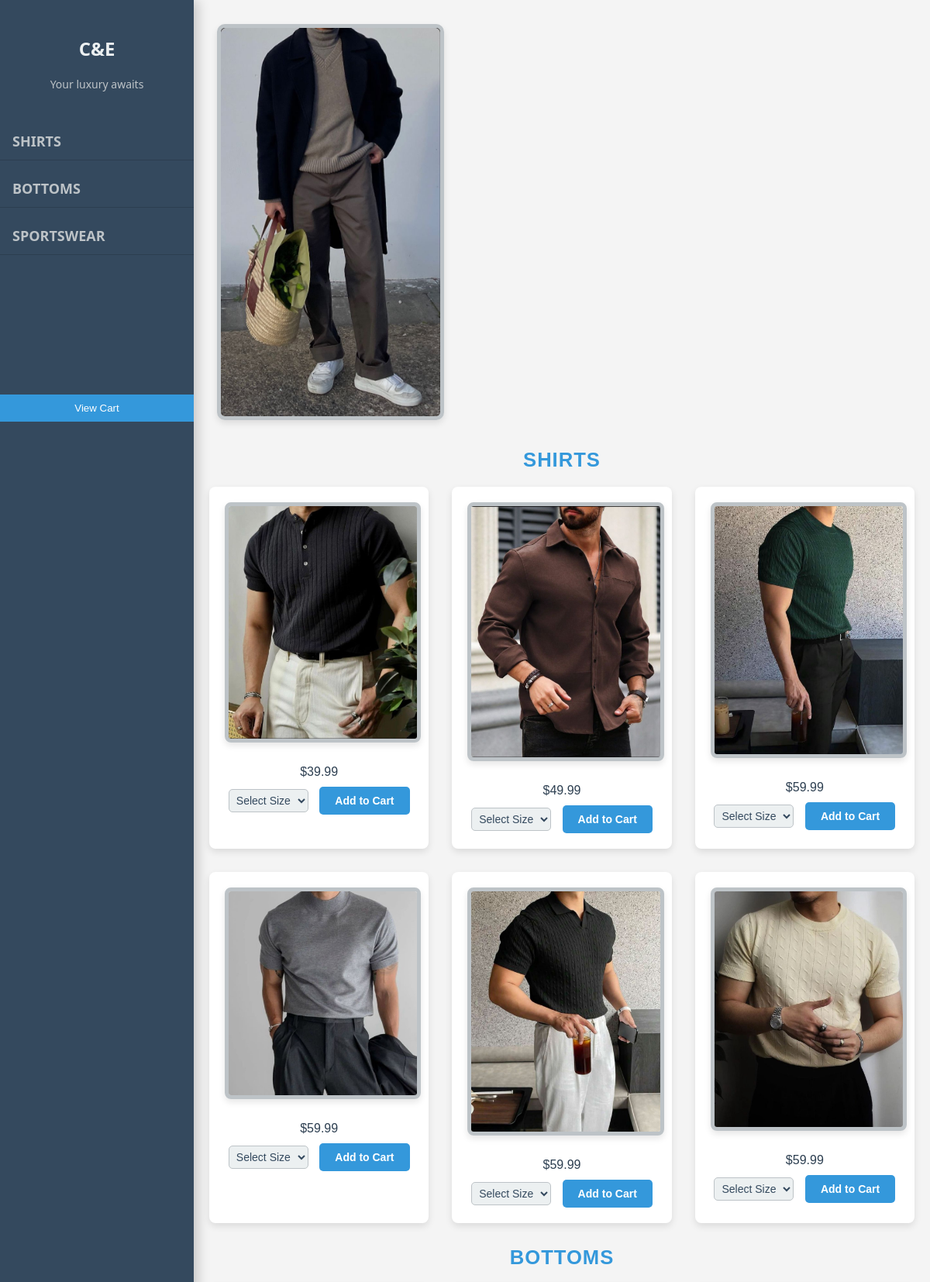
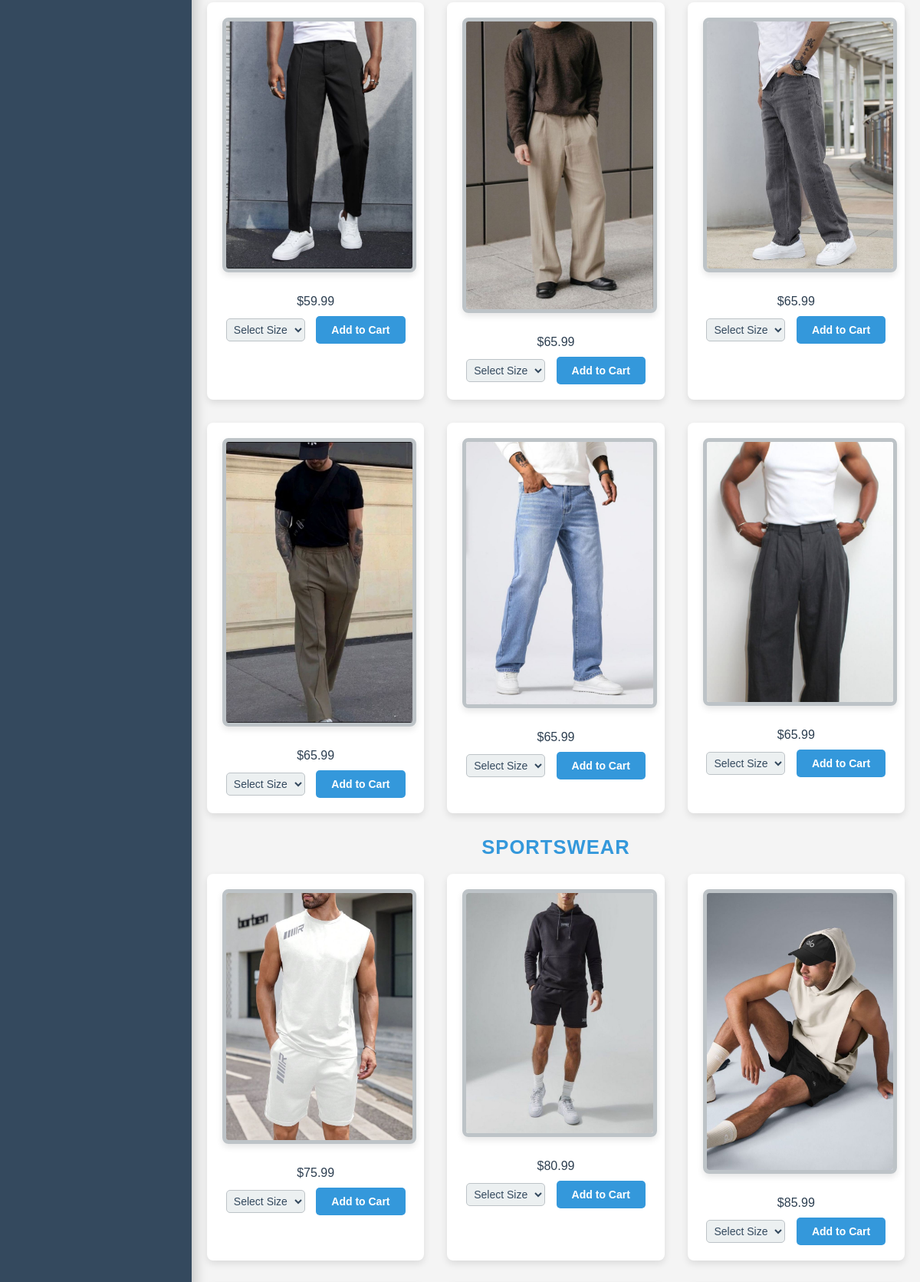
Page /men.php (upper part) on the committed database (2 pictures, top to bottom).
### tables this page shows
CREATE TABLE `products` (
  `product_id` int(11) NOT NULL,
  `name` varchar(100) DEFAULT NULL,
  `subcategory` varchar(100) DEFAULT NULL,
  `price` decimal(10,2) DEFAULT NULL,
  `image` varchar(255) DEFAULT NULL,
  `SizesAvailable` varchar(50) DEFAULT NULL,
  `stock_quantity` int(11) DEFAULT NULL,
  `category_id` int(11) DEFAULT NULL
);

### men.php (the view, shortened to what this page needs)
<?php
include('config.php');
function fetchProductsBySubcategory($subcategory, $categoryId = null) {
    global $conn;
    $sql = "SELECT * FROM products WHERE subcategory = '$subcategory'";
    if ($categoryId !== null) {
        $sql .= " AND category_id = $categoryId";
    }
    $result = mysqli_query($conn, $sql);
    if (mysqli_num_rows($result) > 0) {
        return mysqli_fetch_all($result, MYSQLI_ASSOC);
    } else {
        return [];
    }
}
$shirts = fetchProductsBySubcategory("Shirt");
$bottoms = fetchProductsBySubcategory("Pants", 2);
$sportswear = fetchProductsBySubcategory("Sportswear");
?>
<!DOCTYPE html>
<html lang="en">
<head>
  <link rel="stylesheet" href="menn.css">
</head>
<head>
</head>
<body>
  <div id="mySidebar" class="sidebar">
    <div class="logo-container">
      <h1>C&E</h1>
      <p>Your luxury awaits</p>
    </div>
    <ul class="category-list">
      <li><a href="#shirts-section">Shirts</a></li>
      <li><a href="#bottoms-section">Bottoms</a></li>
      <li><a href="#sportswear-section">Sportswear</a></li>
    </ul>
    <div id="cart">
      <a href="cart.php"><button id="view-cart-btn">View Cart</button></a>
    </div>
  </div>
  <div class="main-content">
    <div class="slideshow">
      <div class="slide fade">
        <img src="slide4.jpg" alt="Slide 1">
      </div>
    </div>
    <?php
    $categories = [
        "shirts" => $shirts,
        "bottoms" => $bottoms,
        "sportswear" => $sportswear
    ];
    foreach ($categories as $key => $products):
    ?>
    <div id="<?= $key ?>-section" class="category-title">
      <h2><?= ucfirst($key) ?></h2>
    </div>
    <div class="product-grid">
      <?php foreach ($products as $product): ?>
      <div class="product-item">
        <img src="images/<?= $product['image'] ?>" alt="<?= $product['name'] ?>">
        <p class="price">$<?= number_format($product['price'], 2) ?></p>
        <select class="size-select">
          <option value="" disabled selected>Select Size</option>
        </select>
        <button class="add-to-cart"
                data-product-id="<?= $product['product_id'] ?>"
                data-product-name="<?= htmlspecialchars($product['name']) ?>"
                data-product-price="<?= $product['price'] ?>">
          Add to Cart
        </button>
      </div>
      <?php endforeach; ?>
    </div>
    <?php endforeach; ?>
  </div>
</body>
</html>

### menn.css (style rules this page uses)
body { font-family: 'Arial', sans-serif; margin: 0; display: flex; min-height: 100vh; background-color: #f4f4f4; }
.sidebar { position: fixed; top: 0; left: 0; width: 250px; height: 100%; background-color: #34495e; padding-top: 30px; color: white; font-size: 18px; font-family: 'Segoe UI', Tahoma, Geneva, Verdana, sans-serif; box-shadow: 5px 0 15px rgba(0, 0, 0, 0.2); }
.sidebar .logo-container h1 { color: #ecf0f1; font-weight: 700; text-align: center; margin-bottom: 20px; font-size: 24px; }
.sidebar .logo-container p { color: #bdc3c7; font-size: 14px; text-align: center; }
.sidebar .category-list { list-style-type: none; padding: 0; margin-top: 40px; }
.sidebar .category-list li { margin: 12px 0; border-bottom: 1px solid #2c3e50; }
.sidebar .category-list a { color: #bdc3c7; text-decoration: none; font-weight: bold; padding: 12px; display: block; transition: background-color 0.3s ease, padding-left 0.3s ease, border-left 0.3s ease; border-left: 4px solid transparent; text-transform: uppercase; }
.main-content { margin-left: 250px; padding: 20px; }
.category-title h2 { font-size: 1.6rem; text-align: center; color: #3498db; margin-bottom: 20px; text-transform: uppercase; letter-spacing: 1px; }
.product-grid { display: grid; grid-template-columns: repeat(3, 1fr); gap: 30px; margin-bottom: 30px; }
.product-item { background-color: #fff; padding: 20px; text-align: center; border-radius: 8px; box-shadow: 0 4px 10px rgba(0, 0, 0, 0.1); transition: transform 0.3s ease, box-shadow 0.3s ease; }
.product-item img { max-width: 100%; border-radius: 8px; margin-bottom: 15px; }
.product-item p { font-size: 16px; margin: 10px 0; color: #2c3e50; }
.product-item select { margin-right: 10px; padding: 5px; font-size: 14px; border: 1px solid #bdc3c7; border-radius: 5px; }
.product-item button { background-color: #3498db; color: white; padding: 10px 20px; border: none; border-radius: 5px; cursor: pointer; font-weight: bold; font-size: 14px; transition: background-color 0.3s ease; }
#cart { text-align: center; font-size: 1.2rem; color: #3498db; margin-bottom: 10px; margin-top: 180px; }
#view-cart-btn { width: 100%; padding: 10px; background-color: #3498db; color: white; border: none; cursor: pointer; }
.slideshow { display: flex; justify-content: space-between; align-items: center; overflow: hidden; }
.slide { width: 33.33%; display: block; opacity: 0; transition: opacity 0.5s ease-in-out; padding: 10px; box-sizing: border-box; }
.fade { opacity: 1; }
img { width: 100%; height: auto; border: 5px solid #bdc3c7; border-radius: 10px; box-shadow: 0 4px 8px rgba(0, 0, 0, 0.1); }
html { scroll-behavior: smooth; }
.size-select { width: auto; padding: 8px; border: 1px solid #7f8c8d; border-radius: 4px; font-size: 14px; background-color: #ecf0f1; cursor: pointer; color: #34495e; }
.main-content { margin-left: 250px; padding: 20px; transition: margin-left 0.5s ease; }

### rows in the picture
products: image (picture), price "39.99"
products: image (picture), price "49.99"
products: image (picture), price "59.99"
products: image (picture), price "59.99"
products: image (picture), price "59.99"
products: image (picture), price "59.99"
products: image (picture), price "59.99"
products: image (picture), price "65.99"
products: image (picture), price "65.99"
products: image (picture), price "65.99"
products: image (picture), price "65.99"
products: image (picture), price "65.99"
products: image (picture), price "75.99"
products: image (picture), price "80.99"
products: image (picture), price "85.99"

### other values in the picture
$key "SHIRTS"
$key "BOTTOMS"
$key "SPORTSWEAR"
